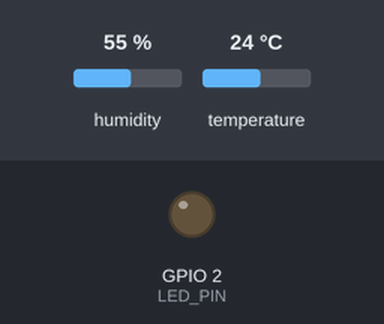
Bench run of a sketch on a simulated ESP32. On the bench: output pins drawn as LEDs (lit = HIGH). The test bench sets the inputs (shaded band); at power-on: humidity 55 %, temperature 24 °C. WiFi joins after 1.5 s; servers stay silent unless stated; uploads are accepted with an empty reply; what the sketch prints to the serial monitor is not drawn.

Above: at 2.6 s.
At 6.28 s:
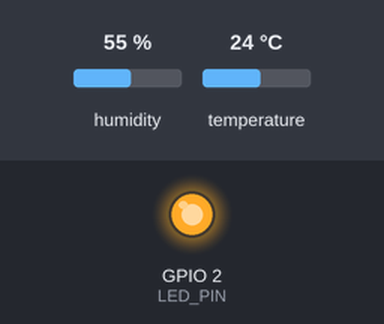
Timing chart, 0 to 8.9 s (numbered marks = the images above):
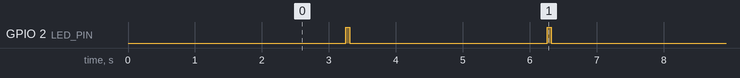

Measured:
- by itself, GPIO 2 (LED_PIN): alternates HIGH for 0.06 s and LOW for 2.9 s

The sketch:

shelflife_sensor.ino
```cpp
// ShelfLife sensor node: reads an SHT31 and posts it to the backend over Wi-Fi.
//
// Wiring (ESP32 -> SHT31):  3V3 -> VIN,  GND -> GND,  GPIO21 -> SDA,  GPIO22 -> SCL
// Board: "ESP32 Dev Module". Library: "Adafruit SHT31 Library".
// Settings (Wi-Fi, laptop address, device id) live in secrets.h. Copy
// secrets.example.h to secrets.h and fill it in; secrets.h is git-ignored.
//
// Serial Monitor at 115200 baud shows every reading and the HTTP result.
// The blue LED blinks once each time the backend accepts a reading.

#include <WiFi.h>
#include <HTTPClient.h>
#include <Wire.h>
#include "Adafruit_SHT31.h"
#include "secrets.h"

const unsigned long SEND_EVERY_MS = 3000;     // how often to post a reading
const unsigned long WIFI_TIMEOUT_MS = 15000;  // give up a connect attempt after this
const int LED_PIN = 2;                        // built-in blue LED on most dev boards

Adafruit_SHT31 sht31;
bool sensorReady = false;
unsigned long lastSendMs = 0;

bool startSensor() {
  return sht31.begin(0x44) || sht31.begin(0x45);
}

void connectWiFi() {
  if (WiFi.status() == WL_CONNECTED) return;

  Serial.printf("Connecting to Wi-Fi \"%s\"", WIFI_SSID);
  WiFi.mode(WIFI_STA);
  // Keep the radio awake: modem sleep drops the average draw low enough
  // that USB power banks think charging is done and switch off.
  WiFi.setSleep(false);
  WiFi.begin(WIFI_SSID, WIFI_PASSWORD);
  unsigned long start = millis();
  while (WiFi.status() != WL_CONNECTED && millis() - start < WIFI_TIMEOUT_MS) {
    delay(500);
    Serial.print(".");
  }
  if (WiFi.status() == WL_CONNECTED) {
    Serial.printf("\nWi-Fi connected, ESP32 address %s\n", WiFi.localIP().toString().c_str());
  } else {
    Serial.println("\nWi-Fi not connected (2.4 GHz network? right password?). Retrying next loop.");
  }
}

void blink() {
  digitalWrite(LED_PIN, HIGH);
  delay(60);
  digitalWrite(LED_PIN, LOW);
}

void setup() {
  Serial.begin(115200);
  delay(500);
  pinMode(LED_PIN, OUTPUT);
  Wire.begin(21, 22);  // SDA, SCL

  Serial.printf("\nShelfLife sensor %s -> %s\n", DEVICE_ID, SERVER_URL);
  sensorReady = startSensor();
  Serial.println(sensorReady ? "SHT31 ready" : "SHT31 NOT found - check wiring");
  connectWiFi();
}

void loop() {
  delay(20);
  if (millis() - lastSendMs < SEND_EVERY_MS) return;
  lastSendMs = millis();

  if (!sensorReady) {
    sensorReady = startSensor();
    if (!sensorReady) {
      Serial.println("SHT31 NOT found - check wiring");
      return;
    }
  }

  float t = sht31.readTemperature();
  float h = sht31.readHumidity();
  if (isnan(t) || isnan(h)) {
    Serial.println("Sensor read failed");
    sensorReady = false;
    return;
  }

  connectWiFi();
  if (WiFi.status() != WL_CONNECTED) {
    Serial.printf("T=%.2f C  H=%.2f %%  (not sent: no Wi-Fi)\n", t, h);
    return;
  }

  char body[160];
  snprintf(body, sizeof(body), "{\"device_id\":\"%s\",\"temp_c\":%.2f,\"humidity\":%.2f}", DEVICE_ID, t, h);

  HTTPClient http;
  http.setTimeout(3000);
  http.begin(String(SERVER_URL) + "/api/readings");
  http.addHeader("Content-Type", "application/json");
  int code = http.POST(body);

  if (code == 200) {
    Serial.printf("T=%.2f C  H=%.2f %%  -> sent\n", t, h);
    blink();
  } else if (code > 0) {
    Serial.printf("T=%.2f C  H=%.2f %%  -> backend said %d: %s\n", t, h, code, http.getString().c_str());
  } else {
    Serial.printf("T=%.2f C  H=%.2f %%  -> could not reach %s (%s)\n", t, h, SERVER_URL,
                  http.errorToString(code).c_str());
  }
  http.end();
}
```

secrets.example.h
```cpp
// Copy this file to secrets.h in the same folder and fill it in.
// secrets.h is git-ignored, so passwords never end up on GitHub.

// Wi-Fi the ESP32 joins. Must be 2.4 GHz and a plain password network
// (a phone hotspot works; eduroam/UW does not). iPhone: turn on
// "Maximize Compatibility" in Personal Hotspot settings.
#define WIFI_SSID "your-hotspot-name"
#define WIFI_PASSWORD "your-hotspot-password"

// The laptop running the backend, on that same network, port 8000.
// Find the laptop's address on a Mac with:  ipconfig getifaddr en0
#define SERVER_URL "http://172.20.10.2:8000"

// shelflife_01 reports as the "top" zone, shelflife_02 as "bottom".
#define DEVICE_ID "shelflife_01"
```
